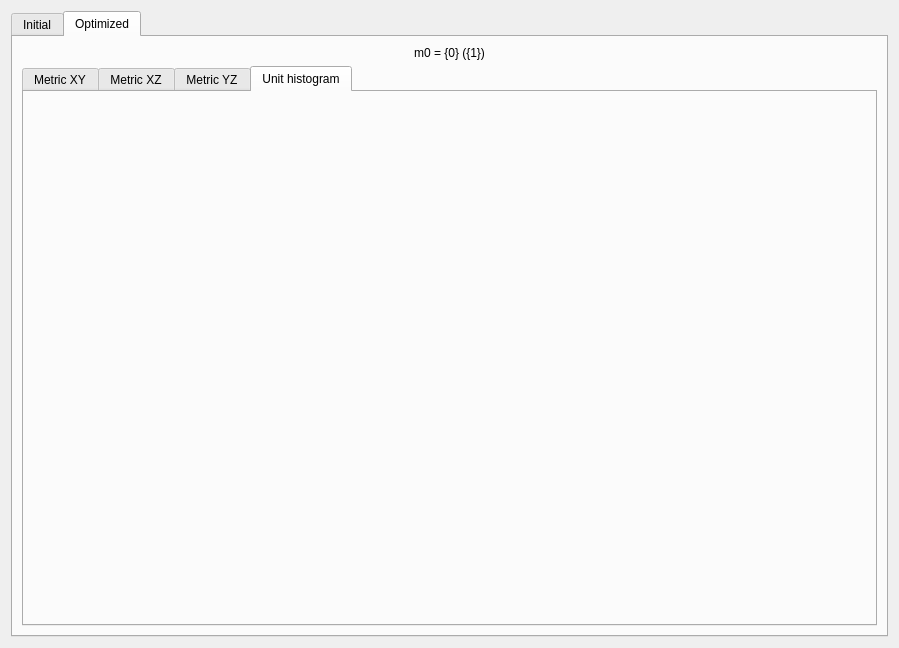
<?xml version="1.0" encoding="UTF-8"?>
<ui version="4.0">
 <class>Dialog</class>
 <widget class="QDialog" name="Dialog">
  <property name="geometry">
   <rect>
    <x>0</x>
    <y>0</y>
    <width>899</width>
    <height>648</height>
   </rect>
  </property>
  <property name="windowTitle">
   <string>Dialog</string>
  </property>
  <layout class="QHBoxLayout" name="horizontalLayout">
   <item>
    <widget class="QTabWidget" name="tabs">
     <property name="currentIndex">
      <number>1</number>
     </property>
     <widget class="QWidget" name="initial_tab">
      <attribute name="title">
       <string>Initial</string>
      </attribute>
      <layout class="QVBoxLayout" name="verticalLayout_2">
       <item>
        <widget class="QLabel" name="initial_label">
         <property name="sizePolicy">
          <sizepolicy hsizetype="Preferred" vsizetype="Fixed">
           <horstretch>0</horstretch>
           <verstretch>0</verstretch>
          </sizepolicy>
         </property>
         <property name="text">
          <string>m0 = {0} ({1})</string>
         </property>
         <property name="alignment">
          <set>Qt::AlignmentFlag::AlignCenter</set>
         </property>
        </widget>
       </item>
       <item>
        <widget class="QTabWidget" name="initial_plot_tab">
         <property name="currentIndex">
          <number>0</number>
         </property>
         <widget class="QWidget" name="tab">
          <attribute name="title">
           <string>Metric XY</string>
          </attribute>
          <layout class="QHBoxLayout" name="horizontalLayout_2">
           <item>
            <widget class="MplWidget" name="initial_mxy_plot" native="true"/>
           </item>
          </layout>
         </widget>
         <widget class="QWidget" name="tab_2">
          <attribute name="title">
           <string>Metric XZ</string>
          </attribute>
          <layout class="QHBoxLayout" name="horizontalLayout_3">
           <item>
            <widget class="MplWidget" name="initial_mxz_plot" native="true"/>
           </item>
          </layout>
         </widget>
         <widget class="QWidget" name="tab_3">
          <attribute name="title">
           <string>Metric YZ</string>
          </attribute>
          <layout class="QHBoxLayout" name="horizontalLayout_4">
           <item>
            <widget class="MplWidget" name="initial_myz_plot" native="true"/>
           </item>
          </layout>
         </widget>
         <widget class="QWidget" name="tab_4">
          <attribute name="title">
           <string>Unit histogram</string>
          </attribute>
          <layout class="QHBoxLayout" name="horizontalLayout_5">
           <item>
            <widget class="MplWidget" name="initial_unit_plot" native="true"/>
           </item>
          </layout>
         </widget>
        </widget>
       </item>
      </layout>
     </widget>
     <widget class="QWidget" name="optimized_tab">
      <attribute name="title">
       <string>Optimized</string>
      </attribute>
      <layout class="QVBoxLayout" name="verticalLayout">
       <item>
        <widget class="QLabel" name="optimized_label">
         <property name="sizePolicy">
          <sizepolicy hsizetype="Preferred" vsizetype="Fixed">
           <horstretch>0</horstretch>
           <verstretch>0</verstretch>
          </sizepolicy>
         </property>
         <property name="text">
          <string>m0 = {0} ({1})</string>
         </property>
         <property name="alignment">
          <set>Qt::AlignmentFlag::AlignCenter</set>
         </property>
        </widget>
       </item>
       <item>
        <widget class="QTabWidget" name="optimized_plot_tab">
         <property name="currentIndex">
          <number>3</number>
         </property>
         <widget class="QWidget" name="tab_5">
          <attribute name="title">
           <string>Metric XY</string>
          </attribute>
          <layout class="QHBoxLayout" name="horizontalLayout_6">
           <item>
            <widget class="MplWidget" name="optimized_mxy_plot" native="true"/>
           </item>
          </layout>
         </widget>
         <widget class="QWidget" name="tab_6">
          <attribute name="title">
           <string>Metric XZ</string>
          </attribute>
          <layout class="QHBoxLayout" name="horizontalLayout_7">
           <item>
            <widget class="MplWidget" name="optimized_mxz_plot" native="true"/>
           </item>
          </layout>
         </widget>
         <widget class="QWidget" name="tab_7">
          <attribute name="title">
           <string>Metric YZ</string>
          </attribute>
          <layout class="QHBoxLayout" name="horizontalLayout_8">
           <item>
            <widget class="MplWidget" name="optimized_myz_plot" native="true"/>
           </item>
          </layout>
         </widget>
         <widget class="QWidget" name="tab_8">
          <attribute name="title">
           <string>Unit histogram</string>
          </attribute>
          <layout class="QHBoxLayout" name="horizontalLayout_9">
           <item>
            <widget class="MplWidget" name="optimized_unit_plot" native="true"/>
           </item>
          </layout>
         </widget>
        </widget>
       </item>
      </layout>
     </widget>
    </widget>
   </item>
  </layout>
 </widget>
 <customwidgets>
  <customwidget>
   <class>MplWidget</class>
   <extends>QWidget</extends>
   <header>mplwidget</header>
   <container>1</container>
  </customwidget>
 </customwidgets>
 <resources/>
 <connections/>
</ui>
